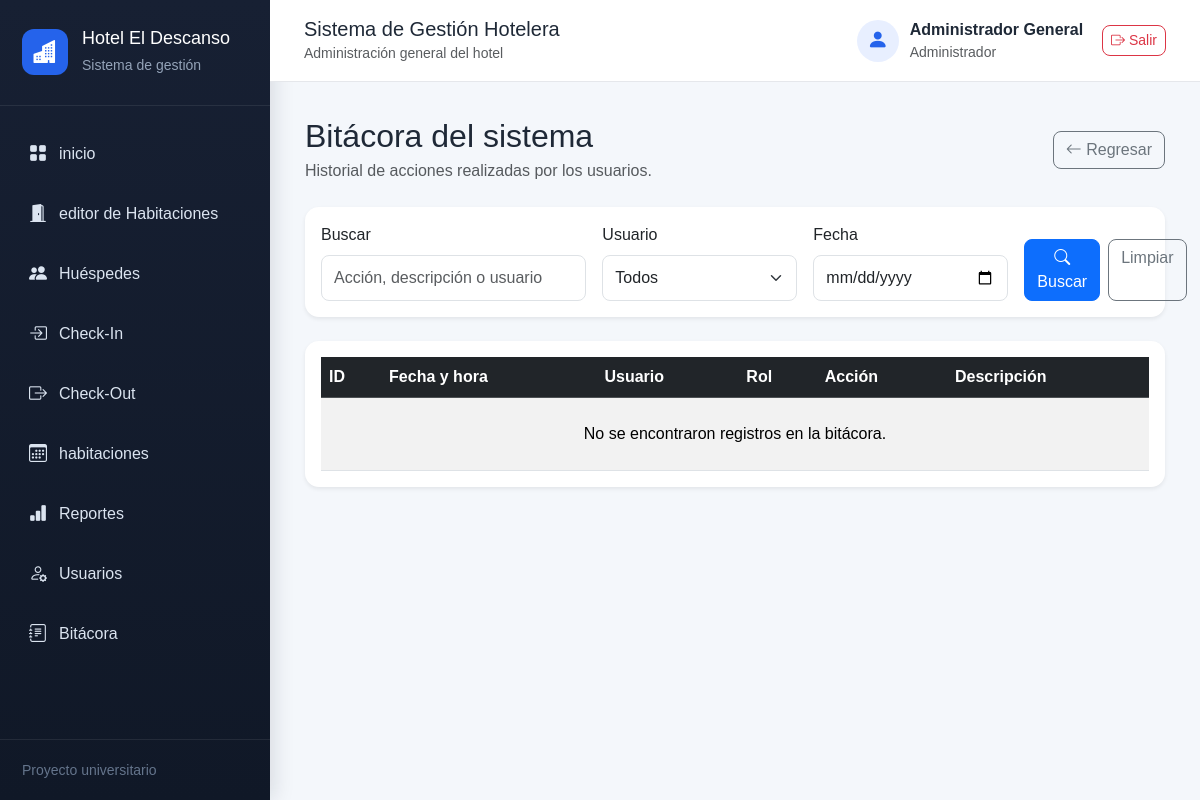
The app's page /bitacora (signed in), older data.
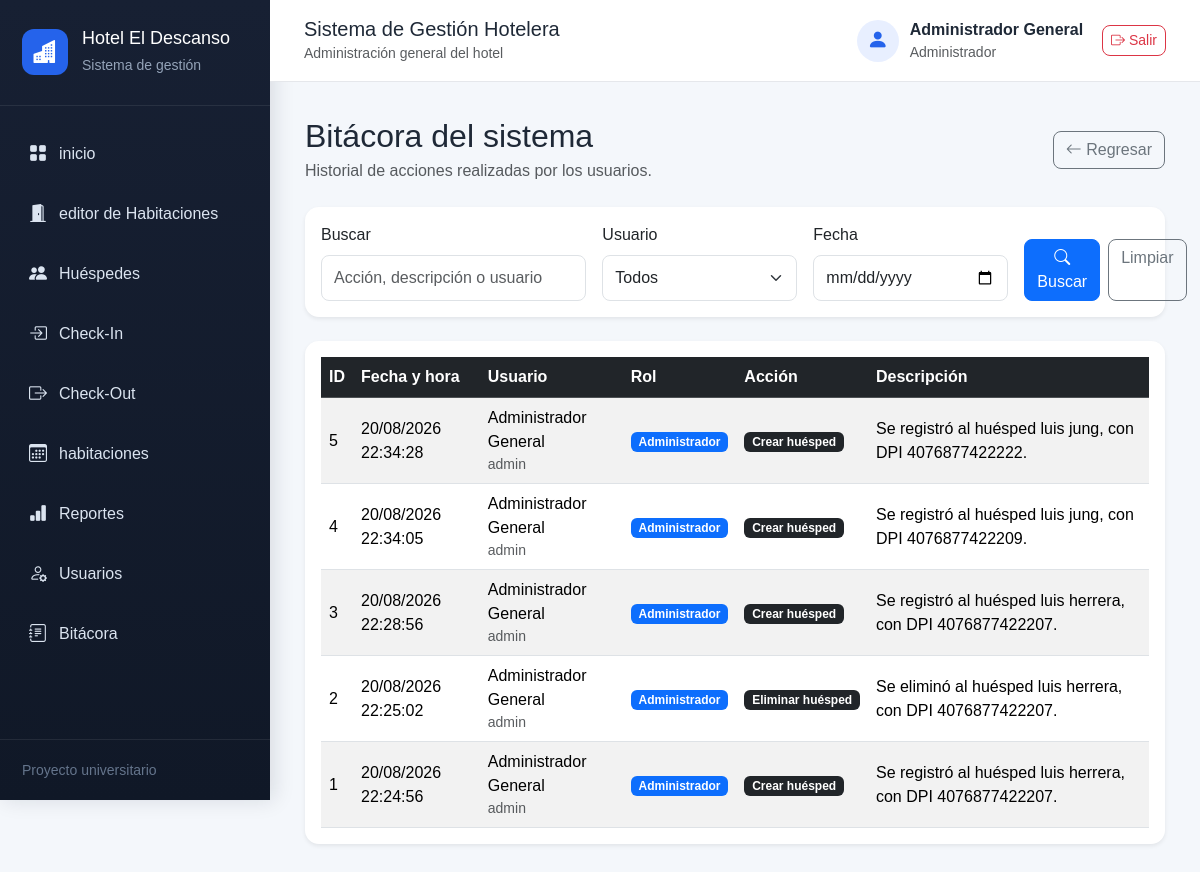
The same page, newer data.
### models.py (models this page shows, shortened)
class Usuario(db.Model):
    __tablename__ = "usuarios"
    id = db.Column(
        db.Integer,
        primary_key=True
    )
    nombre = db.Column(
        db.String(100),
        nullable=False
    )
    usuario = db.Column(
        db.String(50),
        unique=True,
        nullable=False
    )
    contrasena_hash = db.Column(
        db.String(255),
        nullable=False
    )
    rol = db.Column(
        db.String(20),
        nullable=False,
        default="Recepcionista"
    )
    activo = db.Column(
        db.Boolean,
        nullable=False,
        default=True
    )
    bitacoras = db.relationship(
        "Bitacora",
        backref="usuario_registro",
        lazy=True
    )

class Bitacora(db.Model):
    __tablename__ = "bitacora"
    id = db.Column(
        db.Integer,
        primary_key=True
    )
    accion = db.Column(
        db.String(100),
        nullable=False
    )
    descripcion = db.Column(
        db.String(255),
        nullable=False
    )
    fecha_hora = db.Column(
        db.DateTime,
        nullable=False,
        default=datetime.now
    )
    usuario_id = db.Column(
        db.Integer,
        db.ForeignKey("usuarios.id"),
        nullable=True
    )

### routes/bitacora.py (the view, shortened to what this page needs)
@bitacora_bp.route("/bitacora")
@solo_administrador
def listar_bitacora():
    busqueda = request.args.get(
        "buscar",
        ""
    ).strip()
    usuario_id = request.args.get(
        "usuario_id",
        ""
    ).strip()
    fecha = request.args.get(
        "fecha",
        ""
    ).strip()
    consulta = Bitacora.query.outerjoin(
        Usuario,
        Bitacora.usuario_id == Usuario.id
    )
    registros = consulta.order_by(
        Bitacora.fecha_hora.desc()
    ).all()
    usuarios = Usuario.query.order_by(
        Usuario.nombre
    ).all()
    return render_template(
        "bitacora.html",
        registros=registros,
        usuarios=usuarios,
        busqueda=busqueda,
        usuario_seleccionado=usuario_id,
        fecha_seleccionada=fecha
    )

### app.py (called while the page is built)
@app.before_request
def proteger_sistema():
    rutas_publicas = {
        "auth.login",
        "static"
    }
    if request.endpoint is None:
        return None
    if request.endpoint in rutas_publicas:
        return None
    if "usuario_id" not in session:
        return redirect(
            url_for("auth.login")
        )
    return None

### routes/bitacora.py (called while the page is built, shortened)
def solo_administrador(funcion):
    @wraps(funcion)
    def funcion_protegida(*args, **kwargs):
        return funcion(*args, **kwargs)
    return funcion_protegida

### templates/bitacora.html (shortened to what this page needs)
{% extends "base.html" %}
{% block contenido %}
<div class="d-flex justify-content-between align-items-center mb-4">
    <div>
        <h2 class="mb-1">
            Bitácora del sistema
        </h2>
        <p class="text-muted mb-0">
            Historial de acciones realizadas por los usuarios.
        </p>
    </div>
    <a
        href="{{ url_for('dashboard.inicio') }}"
        class="btn btn-outline-secondary"
    >
        <i class="bi bi-arrow-left"></i>
        Regresar
    </a>
</div>
<div class="card shadow-sm mb-4">
    <div class="card-body">
        <form
            method="GET"
            action="{{ url_for('bitacora.listar_bitacora') }}"
            class="row g-3"
        >
            <div class="col-md-4">
                <label
                    for="buscar"
                    class="form-label"
                >
                    Buscar
                </label>
                <input
                    type="text"
                    class="form-control"
                    id="buscar"
                    name="buscar"
                    value="{{ busqueda }}"
                    placeholder="Acción, descripción o usuario"
                >
            </div>
            <div class="col-md-3">
                <label
                    for="usuario_id"
                    class="form-label"
                >
                    Usuario
                </label>
                <select
                    class="form-select"
                    id="usuario_id"
                    name="usuario_id"
                >
                    <option value="">
                        Todos
                    </option>
                </select>
            </div>
            <div class="col-md-3">
                <label
                    for="fecha"
                    class="form-label"
                >
                    Fecha
                </label>
                <input
                    type="date"
                    class="form-control"
                    id="fecha"
                    name="fecha"
                    value="{{ fecha_seleccionada }}"
                >
            </div>
            <div class="col-md-2 d-flex align-items-end">
                <div class="d-flex gap-2">
                    <button
                        type="submit"
                        class="btn btn-primary"
                    >
                        <i class="bi bi-search"></i>
                        Buscar
                    </button>
                    <a
                        href="{{ url_for('bitacora.listar_bitacora') }}"
                        class="btn btn-outline-secondary"
                    >
                        Limpiar
                    </a>
                </div>
            </div>
        </form>
    </div>
</div>
<div class="card shadow-sm">
    <div class="card-body">
        <div class="table-responsive">
            <table class="table table-striped table-hover align-middle mb-0">
                <thead class="table-dark">
                    <tr>
                        <th>ID</th>
                        <th>Fecha y hora</th>
                        <th>Usuario</th>
                        <th>Rol</th>
                        <th>Acción</th>
                        <th>Descripción</th>
                    </tr>
                </thead>
                <tbody>
                    {% for registro in registros %}
                        <tr>
                            <td>
                                {{ registro.id }}
                            </td>
                            <td>
                                {{ registro.fecha_hora.strftime("%d/%m/%Y %H:%M:%S") }}
                            </td>
                            <td>
                                {% if registro.usuario_registro %}
                                    {{ registro.usuario_registro.nombre }}
                                    <small class="d-block text-muted">
                                        {{ registro.usuario_registro.usuario }}
                                    </small>
                                {% else %}
                                    <span class="text-muted">
                                        Sistema
                                    </span>
                                {% endif %}
                            </td>
                            <td>
                                {% if registro.usuario_registro %}
                                    {% if registro.usuario_registro.rol == "Administrador" %}
                                        <span class="badge bg-primary">
                                            Administrador
                                        </span>
                                    {% else %}
                                        <span class="badge bg-success">
                                            Recepcionista
                                        </span>
                                    {% endif %}
                                {% else %}
                                    <span class="badge bg-secondary">
                                        Sistema
                                    </span>
                                {% endif %}
                            </td>
                            <td>
                                <span class="badge bg-dark">
                                    {{ registro.accion }}
                                </span>
                            </td>
                            <td>
                                {{ registro.descripcion }}
                            </td>
                        </tr>
                    {% else %}
                        <tr>
                            <td
                                colspan="6"
                                class="text-center py-4"
                            >
                                No se encontraron registros en la bitácora.
                            </td>
                        </tr>
                    {% endfor %}
                </tbody>
            </table>
        </div>
    </div>
</div>
{% endblock %}

### templates/base.html (shortened to what this page needs)
<!DOCTYPE html>
<html lang="es">
<head>
    <link
        href="https://cdn.jsdelivr.net/npm/bootstrap@5.3.3/dist/css/bootstrap.min.css"
        rel="stylesheet"
    >
    <link
        rel="stylesheet"
        href="https://cdn.jsdelivr.net/npm/bootstrap-icons@1.11.3/font/bootstrap-icons.min.css"
    >
    <link
        rel="stylesheet"
        href="{{ url_for('static', filename='css/estilos.css') }}"
    >
</head>
<body>
<div class="contenedor-principal">
    <aside class="sidebar">
        <div class="sidebar-encabezado">
            <div class="logo-hotel">
                <i class="bi bi-buildings-fill"></i>
            </div>
            <div>
                <h4>Hotel El Descanso</h4>
                <small>Sistema de gestión</small>
            </div>
        </div>
        <nav class="sidebar-menu">
            <a href="{{ url_for('dashboard.inicio') }}">
                <i class="bi bi-grid-fill"></i>
                inicio
            </a>
            <a href="{{ url_for('habitaciones.listar_habitaciones') }}">
                <i class="bi bi-door-open-fill"></i>
                editor de Habitaciones
            </a>
            <a href="{{ url_for('huespedes.listar_huespedes') }}">
                <i class="bi bi-people-fill"></i>
                Huéspedes
            </a>
            <a href="{{ url_for('reservas.checkin') }}">
                <i class="bi bi-box-arrow-in-right"></i>
                Check-In
            </a>
            <a href="{{ url_for('reservas.checkout') }}">
    <i class="bi bi-box-arrow-right"></i>
    Check-Out
</a>
<a href="{{ url_for('calendario.mostrar_calendario') }}">
    <i class="bi bi-calendar3"></i>
    habitaciones
</a>
<a href="{{ url_for('reportes.mostrar_reportes') }}">
    <i class="bi bi-bar-chart-fill"></i>
    Reportes
</a>
{% if session.get("rol") == "Administrador" %}
    <a href="{{ url_for('usuarios.listar_usuarios') }}">
        <i class="bi bi-person-gear"></i>
        Usuarios
    </a>
    <a href="{{ url_for('bitacora.listar_bitacora') }}">
        <i class="bi bi-journal-text"></i>
        Bitácora
    </a>
{% endif %}
        </nav>
        <div class="sidebar-pie">
            <small>Proyecto universitario</small>
        </div>
    </aside>
    <main class="contenido">
        <header class="barra-superior">
            <div>
                <h5 class="mb-0">Sistema de Gestión Hotelera</h5>
                <small class="text-muted">
                    Administración general del hotel
                </small>
            </div>
            <div class="usuario">
    <div class="usuario-icono">
        <i class="bi bi-person-fill"></i>
    </div>
   <div>
    <strong>
        {{ session.get("nombre_usuario", "Usuario") }}
    </strong>
    <small class="text-muted">
        {{ session.get("rol", "") }}
    </small>
</div>
    <a
        href="{{ url_for('auth.logout') }}"
        class="btn btn-outline-danger btn-sm ms-2"
        title="Cerrar sesión"
    >
        <i class="bi bi-box-arrow-right"></i>
        Salir
    </a>
</div>
        </header>
        <section class="contenido-pagina">
            {% block contenido %}
            {% endblock %}
        </section>
    </main>
</div>
</body>
</html>

### static/css/estilos.css (style rules this page uses)
* { box-sizing: border-box; }
body { margin: 0; background-color: #f4f7fb; font-family: Arial, Helvetica, sans-serif; color: #1f2937; }
.contenedor-principal { display: flex; min-height: 100vh; }
.sidebar { width: 270px; min-height: 100vh; background: linear-gradient(180deg, #172033 0%, #101827 100%); color: white; position: fixed; top: 0; left: 0; display: flex; flex-direction: column; box-shadow: 4px 0 20px rgba(15, 23, 42, 0.12); }
.sidebar-encabezado { display: flex; align-items: center; gap: 14px; padding: 28px 22px; border-bottom: 1px solid rgba(255, 255, 255, 0.08); }
.logo-hotel { width: 46px; height: 46px; border-radius: 12px; background-color: #2563eb; display: flex; justify-content: center; align-items: center; font-size: 23px; }
.sidebar-encabezado h4 { margin: 0 0 3px; font-size: 18px; }
.sidebar-encabezado small { color: #94a3b8; }
.sidebar-menu { padding: 22px 14px; flex: 1; }
.sidebar-menu a { display: flex; align-items: center; gap: 12px; padding: 13px 15px; margin-bottom: 7px; color: #dbe4f0; text-decoration: none; border-radius: 9px; transition: all 0.2s ease; }
.sidebar-menu a i { font-size: 18px; }
.sidebar-pie { padding: 18px 22px; color: #64748b; border-top: 1px solid rgba(255, 255, 255, 0.08); }
.contenido { width: calc(100% - 270px); margin-left: 270px; }
.barra-superior { min-height: 82px; padding: 14px 34px; background-color: white; border-bottom: 1px solid #e5e7eb; display: flex; align-items: center; justify-content: space-between; position: sticky; top: 0; z-index: 10; }
.usuario { display: flex; align-items: center; gap: 11px; }
.usuario-icono { width: 42px; height: 42px; border-radius: 50%; background-color: #e8efff; color: #2563eb; display: flex; align-items: center; justify-content: center; font-size: 21px; }
.usuario small { display: block; color: #6b7280; }
.contenido-pagina { padding: 35px; }
.card { border: none; border-radius: 14px; }
.table { margin-bottom: 0; }
.table th, .table td { vertical-align: middle; }
.btn { border-radius: 8px; }
.form-control, .form-select { border-radius: 8px; padding: 10px 12px; }

Row changes from the older to the newer data that the page shows:
added Bitacora: id "5", fecha_hora "20/08/2026 22:34:28", usuario_registro.nombre "Administrador General", usuario_registro.usuario "admin", accion "Crear huésped", descripcion "Se registró al huésped luis jung, con DPI 4076877422222."
added Bitacora: id "4", fecha_hora "20/08/2026 22:34:05", usuario_registro.nombre "Administrador General", usuario_registro.usuario "admin", accion "Crear huésped", descripcion "Se registró al huésped luis jung, con DPI 4076877422209."
added Bitacora: id "3", fecha_hora "20/08/2026 22:28:56", usuario_registro.nombre "Administrador General", usuario_registro.usuario "admin", accion "Crear huésped", descripcion "Se registró al huésped luis herrera, con DPI 4076877422207."
added Bitacora: id "2", fecha_hora "20/08/2026 22:25:02", usuario_registro.nombre "Administrador General", usuario_registro.usuario "admin", accion "Eliminar huésped", descripcion "Se eliminó al huésped luis herrera, con DPI 4076877422207."
added Bitacora: id "1", fecha_hora "20/08/2026 22:24:56", usuario_registro.nombre "Administrador General", usuario_registro.usuario "admin", accion "Crear huésped", descripcion "Se registró al huésped luis herrera, con DPI 4076877422207."
Text that changed along with them:
text no longer shown: "No se encontraron registros en la bitácora."
